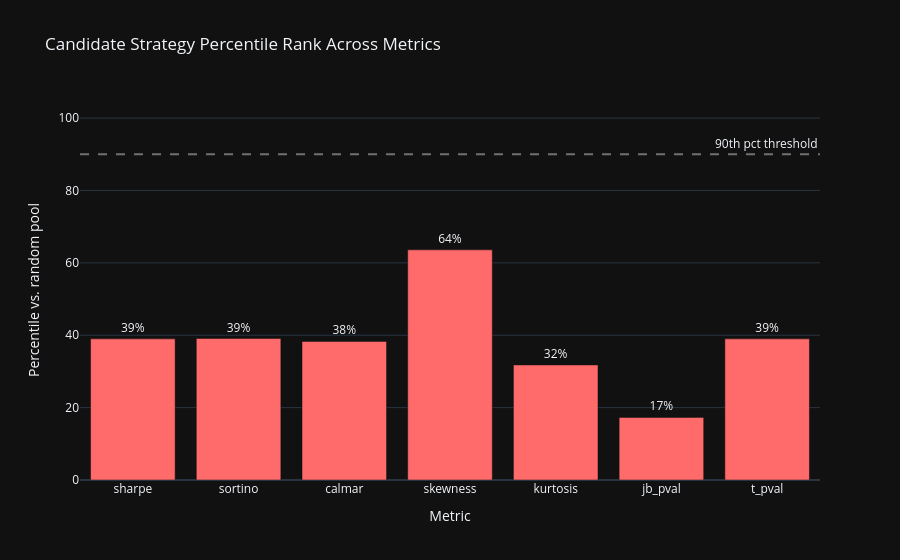

Notebook code for this chart:
### Code cell
# ── Rankings by metric: where does the candidate land? ───────────────────────
cand_percentiles = {}
for col in METRIC_COLS:
    cand_val   = cand_row[col]
    pool_vals  = pool_df[col].dropna()
    # For p-values lower = better, so invert
    if col in ('jb_pval', 't_pval'):
        pct = 100 * (pool_vals > cand_val).mean()   # % of random that are worse (higher p-val)
    else:
        pct = 100 * (pool_vals < cand_val).mean()   # % of random that are below candidate
    cand_percentiles[col] = pct

pct_df = pd.Series(cand_percentiles, name='Candidate Percentile (%)').round(1)
print("Candidate percentile rank within random pool:")
print(pct_df.to_string())

fig = go.Figure(go.Bar(
    x=pct_df.index,
    y=pct_df.values,
    marker_color=['#00d4aa' if v >= 90 else
                  ('lightsalmon' if v >= 70 else '#ff6b6b') for v in pct_df.values],
    text=[f"{v:.0f}%" for v in pct_df.values],
    textposition='outside'
))

fig.add_hline(y=90, line_dash='dash', line_color='white', opacity=0.4,
              annotation_text='90th pct threshold')

fig.update_layout(
    title="Candidate Strategy Percentile Rank Across Metrics",
    yaxis=dict(title='Percentile vs. random pool', range=[0, 105]),
    xaxis_title='Metric',
    template='plotly_dark'
)
fig.show()

### Figure 1 — Plotly figure (JSON) as saved in the notebook; plotly's stock layout.template omitted (floating-point values rounded to 4 significant figures)
{"data": [{"marker": {"color": ["#ff6b6b", "#ff6b6b", "#ff6b6b", "#ff6b6b", "#ff6b6b", "#ff6b6b", "#ff6b6b"]}, "text": ["39%", "39%", "38%", "64%", "32%", "17%", "39%"], "textposition": "outside", "type": "bar", "x": ["sharpe", "sortino", "calmar", "skewness", "kurtosis", "jb_pval", "t_pval"], "y": [39, 39.1, 38.3, 63.6, 31.8, 17.3, 39]}], "layout": {"annotations": [{"showarrow": false, "text": "90th pct threshold", "x": 1, "xanchor": "right", "xref": "x domain", "y": 90, "yanchor": "bottom", "yref": "y"}], "shapes": [{"line": {"color": "white", "dash": "dash"}, "opacity": 0.4, "type": "line", "x0": 0, "x1": 1, "xref": "x domain", "y0": 90, "y1": 90, "yref": "y"}], "title": {"text": "Candidate Strategy Percentile Rank Across Metrics"}, "xaxis": {"title": {"text": "Metric"}}, "yaxis": {"range": [0, 105], "title": {"text": "Percentile vs. random pool"}}}}
